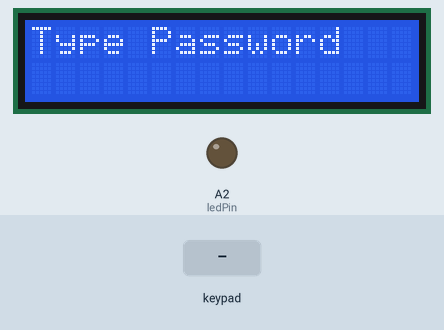
Bench run of a sketch on a simulated Arduino Uno, built with avr-gcc and run on an emulated ATmega328P. On the bench: 16×2 character LCD, output pins drawn as LEDs (lit = HIGH). The inputs (shaded band) are chosen by the test bench.

Above: at 1.2 s.
1.3 s: keypad keys 1 2 3 4 pressed 0.4 s apart
At 2.8 s:
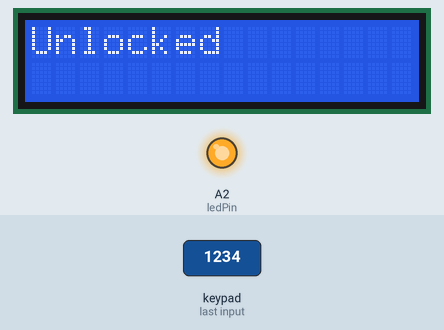
4.4 s: key '1' pressed
At 5.4 s:
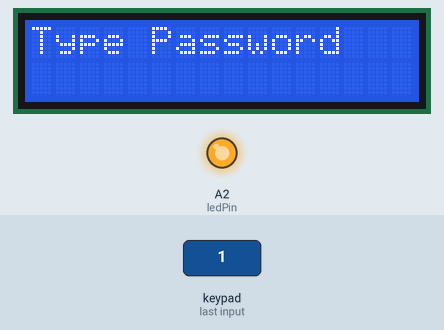
5.9 s: key '0' pressed
At 6.8 s:
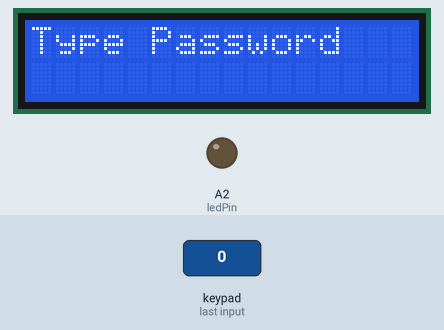
Timing chart, 0 to 8.9 s (numbered marks = the images above; inputs shaded):
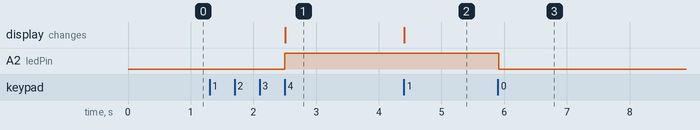

The sketch:

ArduinoKeyPadLock.ino
```cpp
#include <Keypad.h>
#include <LiquidCrystal.h>

LiquidCrystal lcd(12, 11, 5, 4, 3, 2);

const byte ROWS = 4; //four rows
const byte COLS = 4; //four columns
char keys[ROWS][COLS] = {
  {'1', '2', '3', 'A'},
  {'4', '5', '6', 'B'},
  {'7', '8', '9', 'C'},
  {'*', '0', '#', 'D'}
};
byte rowPins[ROWS] = {9, 8, 7, 6}; //connect to the row pinouts of the keypad
byte colPins[COLS] = {13, 10, A1, A0}; //connect to the column pinouts of the keypad

Keypad keypad = Keypad( makeKeymap(keys), rowPins, colPins, ROWS, COLS );

const String password = "1234"; // Set your 4-digit password here
int passwordIndex = 0;
bool locked = true;

const int ledPin = A2; // Connect your LED to this pin

void setup(){
  pinMode(ledPin, OUTPUT);
  lcd.begin(16, 2);
  lcd.print("Type Password");
  lcd.setCursor(0, 1);
}

void loop(){
  char key = keypad.getKey();
  if (key){
    if (locked){
      lcd.clear();
      lcd.setCursor(0, 0);
      lcd.print("Type Password");
      passwordIndex = 0;
      locked = false;
    }
    if (key == password[passwordIndex]){
      passwordIndex++;
      if (passwordIndex == password.length()){
        digitalWrite(ledPin, HIGH); // LED ON
        lcd.clear();
        lcd.setCursor(0, 0);
        lcd.print("Unlocked");
      }
    }
    else if (key == '0')
    {
        //delay(2000);
        lcd.clear();
        lcd.setCursor(0, 0);
        lcd.print("Type Password");
        digitalWrite(ledPin, LOW); // LED OFF
        locked = true;
    }
    else {
      lcd.clear();
      lcd.setCursor(0, 0);
      lcd.print("Type Password");
      delay(1000);
      lcd.clear();
      lcd.setCursor(0, 0);
      lcd.print("Type Password");
      passwordIndex = 0;
      locked = true;
    }
  }
}
```

Measured:
- after the input at 1.3 s, A2 (ledPin): LOW → HIGH after 1.2 s; the display: changes after 1.2 s (image 1)
- after the input at 4.4 s, the display: changes at once (image 2)
- after the input at 5.9 s, A2 (ledPin): HIGH → LOW at once
